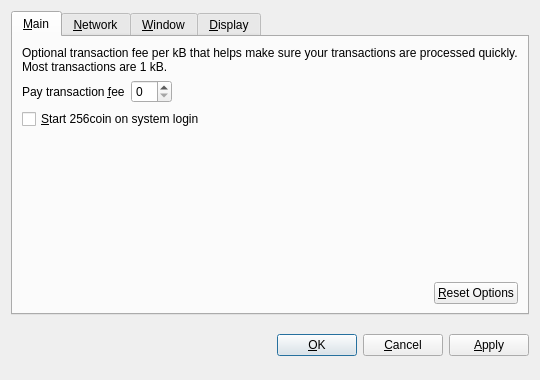
<?xml version="1.0" encoding="UTF-8"?>
<ui version="4.0">
 <class>OptionsDialog</class>
 <widget class="QDialog" name="OptionsDialog">
  <property name="geometry">
   <rect>
    <x>0</x>
    <y>0</y>
    <width>540</width>
    <height>380</height>
   </rect>
  </property>
  <property name="windowTitle">
   <string>Options</string>
  </property>
  <property name="modal">
   <bool>true</bool>
  </property>
  <layout class="QVBoxLayout" name="verticalLayout">
   <item>
    <widget class="QTabWidget" name="tabWidget">
     <property name="tabPosition">
      <enum>QTabWidget::North</enum>
     </property>
     <property name="currentIndex">
      <number>0</number>
     </property>
     <widget class="QWidget" name="tabMain">
      <attribute name="title">
       <string>&amp;Main</string>
      </attribute>
      <layout class="QVBoxLayout" name="verticalLayout_Main">
       <item>
        <widget class="QLabel" name="transactionFeeInfoLabel">
         <property name="text">
          <string>Optional transaction fee per kB that helps make sure your transactions are processed quickly. Most transactions are 1 kB.</string>
         </property>
         <property name="textFormat">
          <enum>Qt::PlainText</enum>
         </property>
         <property name="wordWrap">
          <bool>true</bool>
         </property>
        </widget>
       </item>
       <item>
        <layout class="QHBoxLayout" name="horizontalLayout_1_Main">
         <item>
          <widget class="QLabel" name="transactionFeeLabel">
           <property name="text">
            <string>Pay transaction &amp;fee</string>
           </property>
           <property name="textFormat">
            <enum>Qt::PlainText</enum>
           </property>
           <property name="buddy">
            <cstring>transactionFee</cstring>
           </property>
          </widget>
         </item>
         <item>
          <widget class="BitcoinAmountField" name="transactionFee"/>
         </item>
         <item>
          <spacer name="horizontalSpacer_1_Main">
           <property name="orientation">
            <enum>Qt::Horizontal</enum>
           </property>
           <property name="sizeHint" stdset="0">
            <size>
             <width>40</width>
             <height>20</height>
            </size>
           </property>
          </spacer>
         </item>
        </layout>
       </item>
       <item>
        <widget class="QCheckBox" name="bitcoinAtStartup">
         <property name="toolTip">
          <string>Automatically start 256coin after logging in to the system.</string>
         </property>
         <property name="text">
          <string>&amp;Start 256coin on system login</string>
         </property>
        </widget>
       </item>
       <item>
        <spacer name="verticalSpacer_Main">
         <property name="orientation">
          <enum>Qt::Vertical</enum>
         </property>
         <property name="sizeHint" stdset="0">
          <size>
           <width>20</width>
           <height>40</height>
          </size>
         </property>
        </spacer>
       </item>
       <item>
        <layout class="QHBoxLayout" name="horizontalLayout_2_Main">
         <item>
          <spacer name="horizontalSpacer_2_Main">
           <property name="orientation">
            <enum>Qt::Horizontal</enum>
           </property>
           <property name="sizeHint" stdset="0">
            <size>
             <width>40</width>
             <height>20</height>
            </size>
           </property>
          </spacer>
         </item>
         <item>
          <widget class="QPushButton" name="resetButton">
           <property name="toolTip">
            <string>Reset all client options to default.</string>
           </property>
           <property name="text">
            <string>&amp;Reset Options</string>
           </property>
           <property name="autoDefault">
            <bool>false</bool>
           </property>
          </widget>
         </item>
        </layout>
       </item>
      </layout>
     </widget>
     <widget class="QWidget" name="tabNetwork">
      <attribute name="title">
       <string>&amp;Network</string>
      </attribute>
      <layout class="QVBoxLayout" name="verticalLayout_Network">
       <item>
        <widget class="QCheckBox" name="mapPortUpnp">
         <property name="toolTip">
          <string>Automatically open the 256coin client port on the router. This only works when your router supports UPnP and it is enabled.</string>
         </property>
         <property name="text">
          <string>Map port using &amp;UPnP</string>
         </property>
        </widget>
       </item>
       <item>
        <widget class="QCheckBox" name="connectSocks">
         <property name="toolTip">
          <string>Connect to the 256coin network through a SOCKS proxy (e.g. when connecting through Tor).</string>
         </property>
         <property name="text">
          <string>&amp;Connect through SOCKS proxy:</string>
         </property>
        </widget>
       </item>
       <item>
        <layout class="QHBoxLayout" name="horizontalLayout_Network">
         <item>
          <widget class="QLabel" name="proxyIpLabel">
           <property name="text">
            <string>Proxy &amp;IP:</string>
           </property>
           <property name="textFormat">
            <enum>Qt::PlainText</enum>
           </property>
           <property name="buddy">
            <cstring>proxyIp</cstring>
           </property>
          </widget>
         </item>
         <item>
          <widget class="QValidatedLineEdit" name="proxyIp">
           <property name="maximumSize">
            <size>
             <width>140</width>
             <height>16777215</height>
            </size>
           </property>
           <property name="toolTip">
            <string>IP address of the proxy (e.g. 127.0.0.1)</string>
           </property>
          </widget>
         </item>
         <item>
          <widget class="QLabel" name="proxyPortLabel">
           <property name="text">
            <string>&amp;Port:</string>
           </property>
           <property name="textFormat">
            <enum>Qt::PlainText</enum>
           </property>
           <property name="buddy">
            <cstring>proxyPort</cstring>
           </property>
          </widget>
         </item>
         <item>
          <widget class="QLineEdit" name="proxyPort">
           <property name="maximumSize">
            <size>
             <width>55</width>
             <height>16777215</height>
            </size>
           </property>
           <property name="toolTip">
            <string>Port of the proxy (e.g. 9050)</string>
           </property>
          </widget>
         </item>
         <item>
          <widget class="QLabel" name="socksVersionLabel">
           <property name="text">
            <string>SOCKS &amp;Version:</string>
           </property>
           <property name="textFormat">
            <enum>Qt::PlainText</enum>
           </property>
           <property name="buddy">
            <cstring>socksVersion</cstring>
           </property>
          </widget>
         </item>
         <item>
          <widget class="QValueComboBox" name="socksVersion">
           <property name="toolTip">
            <string>SOCKS version of the proxy (e.g. 5)</string>
           </property>
          </widget>
         </item>
         <item>
          <spacer name="horizontalSpacer_Network">
           <property name="orientation">
            <enum>Qt::Horizontal</enum>
           </property>
           <property name="sizeHint" stdset="0">
            <size>
             <width>40</width>
             <height>20</height>
            </size>
           </property>
          </spacer>
         </item>
        </layout>
       </item>
       <item>
        <spacer name="verticalSpacer_Network">
         <property name="orientation">
          <enum>Qt::Vertical</enum>
         </property>
         <property name="sizeHint" stdset="0">
          <size>
           <width>20</width>
           <height>40</height>
          </size>
         </property>
        </spacer>
       </item>
      </layout>
     </widget>
     <widget class="QWidget" name="tabWindow">
      <attribute name="title">
       <string>&amp;Window</string>
      </attribute>
      <layout class="QVBoxLayout" name="verticalLayout_Window">
       <item>
        <widget class="QCheckBox" name="minimizeToTray">
         <property name="toolTip">
          <string>Show only a tray icon after minimizing the window.</string>
         </property>
         <property name="text">
          <string>&amp;Minimize to the tray instead of the taskbar</string>
         </property>
        </widget>
       </item>
       <item>
        <widget class="QCheckBox" name="minimizeOnClose">
         <property name="toolTip">
          <string>Minimize instead of exit the application when the window is closed. When this option is enabled, the application will be closed only after selecting Quit in the menu.</string>
         </property>
         <property name="text">
          <string>M&amp;inimize on close</string>
         </property>
        </widget>
       </item>
       <item>
        <spacer name="verticalSpacer_Window">
         <property name="orientation">
          <enum>Qt::Vertical</enum>
         </property>
         <property name="sizeHint" stdset="0">
          <size>
           <width>20</width>
           <height>40</height>
          </size>
         </property>
        </spacer>
       </item>
      </layout>
     </widget>
     <widget class="QWidget" name="tabDisplay">
      <attribute name="title">
       <string>&amp;Display</string>
      </attribute>
      <layout class="QVBoxLayout" name="verticalLayout_Display">
       <item>
        <layout class="QHBoxLayout" name="horizontalLayout_1_Display">
         <item>
          <widget class="QLabel" name="langLabel">
           <property name="text">
            <string>User Interface &amp;language:</string>
           </property>
           <property name="textFormat">
            <enum>Qt::PlainText</enum>
           </property>
           <property name="buddy">
            <cstring>lang</cstring>
           </property>
          </widget>
         </item>
         <item>
          <widget class="QValueComboBox" name="lang">
           <property name="toolTip">
            <string>The user interface language can be set here. This setting will take effect after restarting 256coin.</string>
           </property>
          </widget>
         </item>
        </layout>
       </item>
       <item>
        <layout class="QHBoxLayout" name="horizontalLayout_2_Display">
         <item>
          <widget class="QLabel" name="unitLabel">
           <property name="text">
            <string>&amp;Unit to show amounts in:</string>
           </property>
           <property name="textFormat">
            <enum>Qt::PlainText</enum>
           </property>
           <property name="buddy">
            <cstring>unit</cstring>
           </property>
          </widget>
         </item>
         <item>
          <widget class="QValueComboBox" name="unit">
           <property name="toolTip">
            <string>Choose the default subdivision unit to show in the interface and when sending coins.</string>
           </property>
          </widget>
         </item>
        </layout>
       </item>
       <item>
        <widget class="QCheckBox" name="displayAddresses">
         <property name="toolTip">
          <string>Whether to show 256coin addresses in the transaction list or not.</string>
         </property>
         <property name="text">
          <string>&amp;Display addresses in transaction list</string>
         </property>
        </widget>
       </item>
       <item>
        <spacer name="verticalSpacer_Display">
         <property name="orientation">
          <enum>Qt::Vertical</enum>
         </property>
         <property name="sizeHint" stdset="0">
          <size>
           <width>20</width>
           <height>40</height>
          </size>
         </property>
        </spacer>
       </item>
      </layout>
     </widget>
    </widget>
   </item>
   <item>
    <layout class="QHBoxLayout" name="horizontalLayout_Buttons">
     <item>
      <spacer name="horizontalSpacer_1">
       <property name="orientation">
        <enum>Qt::Horizontal</enum>
       </property>
       <property name="sizeHint" stdset="0">
        <size>
         <width>40</width>
         <height>48</height>
        </size>
       </property>
      </spacer>
     </item>
     <item>
      <widget class="QLabel" name="statusLabel">
       <property name="font">
        <font>
         <weight>75</weight>
         <bold>true</bold>
        </font>
       </property>
       <property name="text">
        <string/>
       </property>
       <property name="textFormat">
        <enum>Qt::PlainText</enum>
       </property>
       <property name="wordWrap">
        <bool>true</bool>
       </property>
      </widget>
     </item>
     <item>
      <spacer name="horizontalSpacer_2">
       <property name="orientation">
        <enum>Qt::Horizontal</enum>
       </property>
       <property name="sizeHint" stdset="0">
        <size>
         <width>40</width>
         <height>48</height>
        </size>
       </property>
      </spacer>
     </item>
     <item>
      <widget class="QPushButton" name="okButton">
       <property name="text">
        <string>&amp;OK</string>
       </property>
      </widget>
     </item>
     <item>
      <widget class="QPushButton" name="cancelButton">
       <property name="text">
        <string>&amp;Cancel</string>
       </property>
       <property name="autoDefault">
        <bool>false</bool>
       </property>
      </widget>
     </item>
     <item>
      <widget class="QPushButton" name="applyButton">
       <property name="text">
        <string>&amp;Apply</string>
       </property>
       <property name="autoDefault">
        <bool>false</bool>
       </property>
      </widget>
     </item>
    </layout>
   </item>
  </layout>
 </widget>
 <customwidgets>
  <customwidget>
   <class>BitcoinAmountField</class>
   <extends>QSpinBox</extends>
   <header>bitcoinamountfield.h</header>
  </customwidget>
  <customwidget>
   <class>QValueComboBox</class>
   <extends>QComboBox</extends>
   <header>qvaluecombobox.h</header>
  </customwidget>
  <customwidget>
   <class>QValidatedLineEdit</class>
   <extends>QLineEdit</extends>
   <header>qvalidatedlineedit.h</header>
  </customwidget>
 </customwidgets>
 <resources/>
 <connections/>
</ui>
